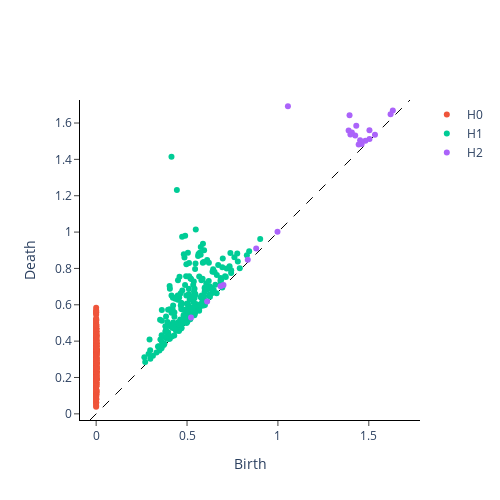

The code cell stored with this chart in its notebook:
### Code cell
# Torus
plot_diagram(diagrams_basic[-1])

### Figure 1 — Plotly figure (JSON) as saved in the notebook; plotly's stock layout.template omitted (floating-point values rounded to 4 significant figures; data arrays with more than 128 entries replaced by an {"elided": "..."} marker saying what was removed)
{"data": [{"hoverinfo": "none", "line": {"color": "black", "dash": "dash", "width": 1}, "mode": "lines", "showlegend": false, "type": "scatter", "x": [-0.03386, 1.727], "y": [-0.03386, 1.727]}, {"hoverinfo": "text", "hovertext": {"elided": "624 str values"}, "mode": "markers", "name": "H0", "type": "scatter", "x": {"elided": "624 int values"}, "y": {"elided": "624 float values"}}, {"hoverinfo": "text", "hovertext": {"elided": "225 str values"}, "mode": "markers", "name": "H1", "type": "scatter", "x": {"elided": "225 float values"}, "y": {"elided": "225 float values"}}, {"hoverinfo": "text", "hovertext": ["(1.6320499181747437, 1.6690254211425781)", "(1.6198458671569824, 1.6483628749847412)", "(1.5338449478149414, 1.5360151529312134)", "(1.5037328004837036, 1.5124385356903076)", "(1.5035213232040405, 1.56072998046875)", "(1.4815118312835693, 1.501814842224121)", "(1.460965871810913, 1.48479163646698)", "(1.4523087739944458, 1.5054610967636108)", "(1.444211721420288, 1.4817659854888916)", "(1.4311084747314453, 1.5847175121307373)", "(1.4252346754074097, 1.5317515134811401)", "(1.4067480564117432, 1.5484364032745361)", "(1.398810625076294, 1.5371309518814087)", "(1.3940064907073975, 1.6422858238220215)", "(1.3889740705490112, 1.5582395792007446)", "(1.054928183555603, 1.6927759647369385)", "(0.9976793527603149, 1.0016611814498901)", "(0.8804309368133545, 0.9099292159080505)", "(0.8341327905654907, 0.8473569750785828)", "(0.7005289793014526, 0.7093642354011536)", "(0.6843453049659729, 0.7019126415252686)", "(0.6104999780654907, 0.6174248456954956)", "(0.5219273567199707, 0.5296260714530945)"], "mode": "markers", "name": "H2", "type": "scatter", "x": [1.632, 1.62, 1.534, 1.504, 1.504, 1.482, 1.461, 1.452, 1.444, 1.431, 1.425, 1.407, 1.399, 1.394, 1.389, 1.055, 0.9977, 0.8804, 0.8341, 0.7005, 0.6843, 0.6105, 0.5219], "y": [1.669, 1.648, 1.536, 1.512, 1.561, 1.502, 1.485, 1.505, 1.482, 1.585, 1.532, 1.548, 1.537, 1.642, 1.558, 1.693, 1.002, 0.9099, 0.8474, 0.7094, 0.7019, 0.6174, 0.5296]}], "layout": {"height": 500, "plot_bgcolor": "white", "width": 500, "xaxis": {"autorange": false, "exponentformat": "e", "linecolor": "black", "linewidth": 1, "mirror": false, "range": [-0.03386, 1.727], "showexponent": "all", "showline": true, "side": "bottom", "ticks": "outside", "title": {"text": "Birth"}, "type": "linear", "zeroline": true}, "yaxis": {"autorange": false, "exponentformat": "e", "linecolor": "black", "linewidth": 1, "mirror": false, "range": [-0.03386, 1.727], "scaleanchor": "x", "scaleratio": 1, "showexponent": "all", "showline": true, "side": "left", "ticks": "outside", "title": {"text": "Death"}, "type": "linear", "zeroline": true}}}
